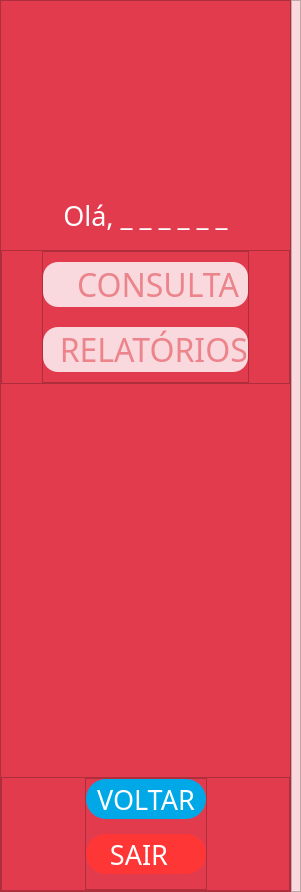
          <widget class="QWidget" name="psicologa">
           <layout class="QVBoxLayout" name="verticalLayout_22">
            <property name="spacing">
             <number>16</number>
            </property>
            <property name="leftMargin">
             <number>0</number>
            </property>
            <property name="topMargin">
             <number>0</number>
            </property>
            <property name="rightMargin">
             <number>0</number>
            </property>
            <property name="bottomMargin">
             <number>0</number>
            </property>
            <item>
             <widget class="QStackedWidget" name="stack_psicologa">
              <property name="currentIndex">
               <number>0</number>
              </property>
              <widget class="QWidget" name="home_psi">
               <layout class="QHBoxLayout" name="horizontalLayout_26" stretch="0,6">
                <property name="spacing">
                 <number>0</number>
                </property>
                <property name="leftMargin">
                 <number>0</number>
                </property>
                <property name="topMargin">
                 <number>0</number>
                </property>
                <property name="rightMargin">
                 <number>0</number>
                </property>
                <property name="bottomMargin">
                 <number>0</number>
                </property>
                <item>
                 <widget class="QFrame" name="frame_33">
                  <property name="minimumSize">
                   <size>
                    <width>226</width>
                    <height>892</height>
                   </size>
                  </property>
                  <property name="styleSheet">
                   <string notr="true">QFrame{background-color: #E33B4E}</string>
                  </property>
                  <property name="frameShape">
                   <enum>QFrame::StyledPanel</enum>
                  </property>
                  <property name="frameShadow">
                   <enum>QFrame::Raised</enum>
                  </property>
                  <layout class="QVBoxLayout" name="verticalLayout_24">
                   <property name="spacing">
                    <number>16</number>
                   </property>
                   <property name="leftMargin">
                    <number>0</number>
                   </property>
                   <property name="topMargin">
                    <number>0</number>
                   </property>
                   <property name="rightMargin">
                    <number>0</number>
                   </property>
                   <property name="bottomMargin">
                    <number>0</number>
                   </property>
                   <item>
                    <widget class="QLabel" name="label_foto_psi">
                     <property name="minimumSize">
                      <size>
                       <width>140</width>
                       <height>180</height>
                      </size>
                     </property>
                     <property name="styleSheet">
                      <string notr="true">QLabel{margin-top: 42px}</string>
                     </property>
                     <property name="text">
                      <string/>
                     </property>
                     <property name="pixmap">
                      <pixmap>icons/Ellipse 1.png</pixmap>
                     </property>
                     <property name="alignment">
                      <set>Qt::AlignCenter</set>
                     </property>
                    </widget>
                   </item>
                   <item>
                    <widget class="QLabel" name="label_ola_nome_psi">
                     <property name="font">
                      <font>
                       <family>Abel</family>
                       <pointsize>20</pointsize>
                      </font>
                     </property>
                     <property name="styleSheet">
                      <string notr="true">color: #fff; margin-bottom: 1em;</string>
                     </property>
                     <property name="text">
                      <string>Olá, _ _ _ _ _ _</string>
                     </property>
                     <property name="alignment">
                      <set>Qt::AlignCenter</set>
                     </property>
                    </widget>
                   </item>
                   <item>
                    <widget class="QFrame" name="frame_58">
                     <property name="styleSheet">
                      <string notr="true"/>
                     </property>
                     <property name="frameShape">
                      <enum>QFrame::StyledPanel</enum>
                     </property>
                     <property name="frameShadow">
                      <enum>QFrame::Raised</enum>
                     </property>
                     <layout class="QHBoxLayout" name="horizontalLayout_39">
                      <property name="spacing">
                       <number>0</number>
                      </property>
                      <property name="leftMargin">
                       <number>0</number>
                      </property>
                      <property name="topMargin">
                       <number>0</number>
                      </property>
                      <property name="rightMargin">
                       <number>0</number>
                      </property>
                      <property name="bottomMargin">
                       <number>0</number>
                      </property>
                      <item>
                       <spacer name="horizontalSpacer_31">
                        <property name="orientation">
                         <enum>Qt::Horizontal</enum>
                        </property>
                        <property name="sizeHint" stdset="0">
                         <size>
                          <width>40</width>
                          <height>20</height>
                         </size>
                        </property>
                       </spacer>
                      </item>
                      <item>
                       <widget class="QFrame" name="frame_59">
                        <property name="font">
                         <font>
                          <family>Six Caps</family>
                          <pointsize>20</pointsize>
                         </font>
                        </property>
                        <property name="styleSheet">
                         <string notr="true"/>
                        </property>
                        <property name="frameShape">
                         <enum>QFrame::StyledPanel</enum>
                        </property>
                        <property name="frameShadow">
                         <enum>QFrame::Raised</enum>
                        </property>
                        <layout class="QVBoxLayout" name="verticalLayout_39">
                         <property name="spacing">
                          <number>20</number>
                         </property>
                         <property name="leftMargin">
                          <number>0</number>
                         </property>
                         <property name="topMargin">
                          <number>10</number>
                         </property>
                         <property name="rightMargin">
                          <number>0</number>
                         </property>
                         <property name="bottomMargin">
                          <number>10</number>
                         </property>
                         <item>
                          <widget class="QPushButton" name="btn_consulta_psi">
                           <property name="minimumSize">
                            <size>
                             <width>140</width>
                             <height>45</height>
                            </size>
                           </property>
                           <property name="font">
                            <font>
                             <family>Six Caps</family>
                             <pointsize>24</pointsize>
                            </font>
                           </property>
                           <property name="styleSheet">
                            <string notr="true">QPushButton{background-color: #F9D9DD; color: #EC848C; border-radius: 15px}
QPushButton:hover{background-color: hsl(6, 94%, 92%)}
QPushButton:focus{outline: 0}</string>
                           </property>
                           <property name="text">
                            <string>   CONSULTA</string>
                           </property>
                           <property name="icon">
                            <iconset>
                             <normaloff>icons/consultando.png</normaloff>icons/consultando.png</iconset>
                           </property>
                           <property name="iconSize">
                            <size>
                             <width>30</width>
                             <height>30</height>
                            </size>
                           </property>
                          </widget>
                         </item>
                         <item>
                          <widget class="QPushButton" name="btn_relatorios_psi">
                           <property name="minimumSize">
                            <size>
                             <width>140</width>
                             <height>45</height>
                            </size>
                           </property>
                           <property name="font">
                            <font>
                             <family>Six Caps</family>
                             <pointsize>24</pointsize>
                            </font>
                           </property>
                           <property name="styleSheet">
                            <string notr="true">QPushButton{background-color: #F9D9DD; color: #EC848C; border-radius: 15px}
QPushButton:hover{background-color: hsl(6, 94%, 92%)}
QPushButton:focus{outline: 0}</string>
                           </property>
                           <property name="text">
                            <string>  RELATÓRIOS</string>
                           </property>
                           <property name="icon">
                            <iconset>
                             <normaloff>icons/relatorio-de-negocios.png</normaloff>icons/relatorio-de-negocios.png</iconset>
                           </property>
                           <property name="iconSize">
                            <size>
                             <width>30</width>
                             <height>30</height>
                            </size>
                           </property>
                          </widget>
                         </item>
                        </layout>
                       </widget>
                      </item>
                      <item>
                       <spacer name="horizontalSpacer_32">
                        <property name="orientation">
                         <enum>Qt::Horizontal</enum>
                        </property>
                        <property name="sizeHint" stdset="0">
                         <size>
                          <width>40</width>
                          <height>20</height>
                         </size>
                        </property>
                       </spacer>
                      </item>
                     </layout>
                    </widget>
                   </item>
                   <item>
                    <spacer name="verticalSpacer_8">
                     <property name="orientation">
                      <enum>Qt::Vertical</enum>
                     </property>
                     <property name="sizeHint" stdset="0">
                      <size>
                       <width>20</width>
                       <height>200</height>
                      </size>
                     </property>
                    </spacer>
                   </item>
                   <item>
                    <widget class="QFrame" name="frame_34">
                     <property name="styleSheet">
                      <string notr="true"/>
                     </property>
                     <property name="frameShape">
                      <enum>QFrame::StyledPanel</enum>
                     </property>
                     <property name="frameShadow">
                      <enum>QFrame::Raised</enum>
                     </property>
                     <layout class="QHBoxLayout" name="horizontalLayout_25">
                      <property name="spacing">
                       <number>0</number>
                      </property>
                      <property name="leftMargin">
                       <number>0</number>
                      </property>
                      <property name="topMargin">
                       <number>0</number>
                      </property>
                      <property name="rightMargin">
                       <number>0</number>
                      </property>
                      <property name="bottomMargin">
                       <number>0</number>
                      </property>
                      <item>
                       <spacer name="horizontalSpacer_27">
                        <property name="orientation">
                         <enum>Qt::Horizontal</enum>
                        </property>
                        <property name="sizeHint" stdset="0">
                         <size>
                          <width>40</width>
                          <height>20</height>
                         </size>
                        </property>
                       </spacer>
                      </item>
                      <item>
                       <widget class="QFrame" name="frame_57">
                        <property name="styleSheet">
                         <string notr="true"/>
                        </property>
                        <property name="frameShape">
                         <enum>QFrame::StyledPanel</enum>
                        </property>
                        <property name="frameShadow">
                         <enum>QFrame::Raised</enum>
                        </property>
                        <layout class="QVBoxLayout" name="verticalLayout_38">
                         <property name="spacing">
                          <number>15</number>
                         </property>
                         <property name="leftMargin">
                          <number>0</number>
                         </property>
                         <property name="topMargin">
                          <number>0</number>
                         </property>
                         <property name="rightMargin">
                          <number>0</number>
                         </property>
                         <property name="bottomMargin">
                          <number>15</number>
                         </property>
                         <item>
                          <widget class="QPushButton" name="btn_voltar_psi">
                           <property name="minimumSize">
                            <size>
                             <width>120</width>
                             <height>40</height>
                            </size>
                           </property>
                           <property name="font">
                            <font>
                             <family>Abel</family>
                             <pointsize>20</pointsize>
                            </font>
                           </property>
                           <property name="styleSheet">
                            <string notr="true">QPushButton{color: #fff; background-color: #00A8E8; border-radius: 20px;}
QPushButton:hover{background-color: #23B2EE}
QPushButton:focus{outline:0}</string>
                           </property>
                           <property name="text">
                            <string>VOLTAR</string>
                           </property>
                          </widget>
                         </item>
                         <item>
                          <widget class="QPushButton" name="btn_sair_psi">
                           <property name="minimumSize">
                            <size>
                             <width>120</width>
                             <height>40</height>
                            </size>
                           </property>
                           <property name="font">
                            <font>
                             <family>Abel</family>
                             <pointsize>20</pointsize>
                            </font>
                           </property>
                           <property name="layoutDirection">
                            <enum>Qt::RightToLeft</enum>
                           </property>
                           <property name="styleSheet">
                            <string notr="true">QPushButton{color: #fff; background-color: #FF3636; border-radius: 20px;}
QPushButton:hover{background-color: 	hsl(0, 100%, 64%)}
QPushButton:focus{outline:0}</string>
                           </property>
                           <property name="text">
                            <string>SAIR  </string>
                           </property>
                           <property name="icon">
                            <iconset>
                             <normaloff>icons/ligar.png</normaloff>icons/ligar.png</iconset>
                           </property>
                           <property name="iconSize">
                            <size>
                             <width>24</width>
                             <height>24</height>
                            </size>
                           </property>
                          </widget>
                         </item>
                        </layout>
                       </widget>
                      </item>
                      <item>
                       <spacer name="horizontalSpacer_28">
                        <property name="orientation">
                         <enum>Qt::Horizontal</enum>
                        </property>
                        <property name="sizeHint" stdset="0">
                         <size>
                          <width>40</width>
                          <height>20</height>
                         </size>
                        </property>
                       </spacer>
                      </item>
                     </layout>
                    </widget>
                   </item>
                  </layout>
                 </widget>
                </item>
                <item>
                 <widget class="QFrame" name="frame_31">
                  <property name="styleSheet">
                   <string notr="true">QFrame{background-color:#F9D9DD}</string>
                  </property>
                  <property name="frameShape">
                   <enum>QFrame::StyledPanel</enum>
                  </property>
                  <property name="frameShadow">
                   <enum>QFrame::Raised</enum>
                  </property>
                  <layout class="QHBoxLayout" name="horizontalLayout_24">
                   <property name="spacing">
                    <number>0</number>
                   </property>
                   <property name="leftMargin">
                    <number>0</number>
                   </property>
                   <property name="topMargin">
                    <number>8</number>
                   </property>
                   <property name="rightMargin">
                    <number>8</number>
                   </property>
                   <property name="bottomMargin">
                    <number>0</number>
                   </property>
                   <item>
                    <widget class="QStackedWidget" name="stackedWidget_7">
                     <widget class="QWidget" name="page_13"/>
                     <widget class="QWidget" name="page_14"/>
                    </widget>
                   </item>
                  </layout>
                 </widget>
                </item>
               </layout>
              </widget>
              <widget class="QWidget" name="stack_14"/>
              <widget class="QWidget" name="stack_15"/>
             </widget>
            </item>
           </layout>
          </widget>
